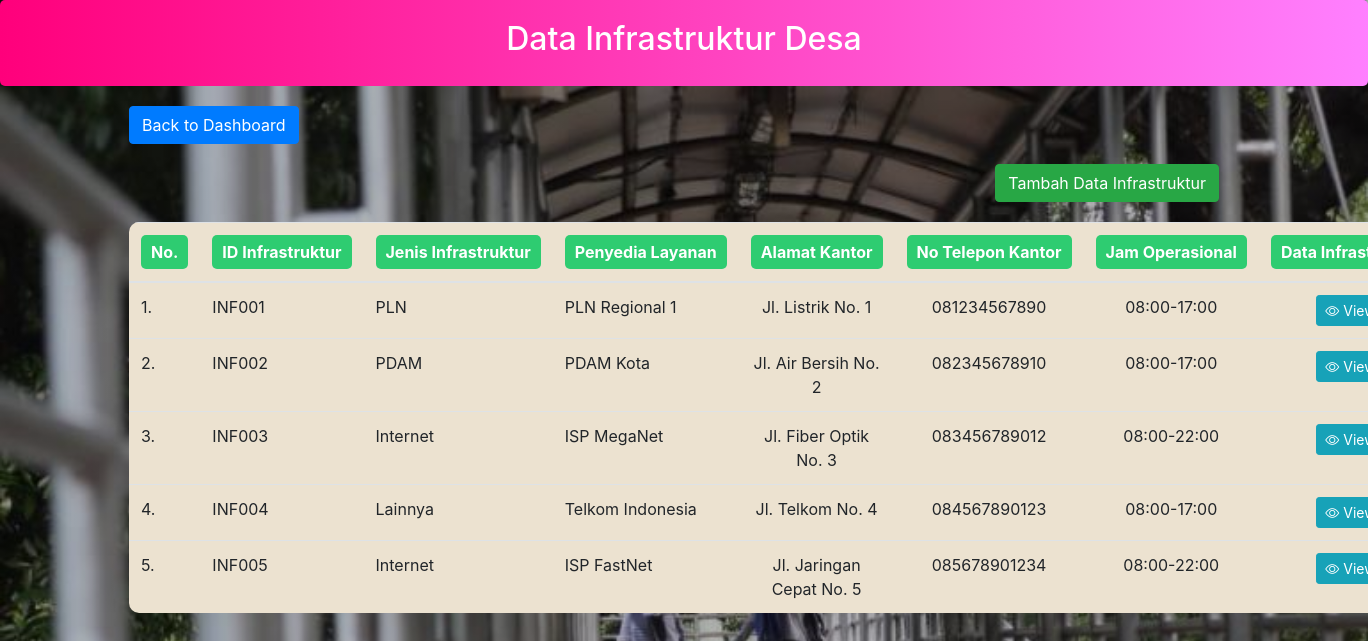
/LDinfra/infrastruktur/index.php, run on the app's committed database.
### tables this page shows
CREATE TABLE `infrastruktur` (
  `id_infrastruktur` varchar(20) NOT NULL,
  `jenis_infrastruktur` enum('PLN','PDAM','Internet','Lainnya') DEFAULT NULL,
  `penyedia_layanan` varchar(100) DEFAULT NULL,
  `alamat_kantor` text DEFAULT NULL,
  `no_telepon_kantor` varchar(15) DEFAULT NULL,
  `jam_operasional` varchar(50) DEFAULT NULL
);

### LDinfra/infrastruktur/index.php (the view, shortened to what this page needs)
<!DOCTYPE html>
<html>
<head>
    <link rel="stylesheet" href="../../bootstrap/css/bootstrap.min.css">
    <link rel="stylesheet" href="https://cdn.jsdelivr.net/npm/bootstrap-icons@1.9.1/font/bootstrap-icons.css">
</head>
<body>
    <div class="header-gradient">
        <h2>Data Infrastruktur Desa</h2>
    </div>
    <div class="container">
        <div class="back-btn">
                    <a href="../dashboard.php" class="btn btn-primary">Back to Dashboard</a>
                </div>
        <button
            type="button"
            class="btn btn-success float-right"
            style="margin: 20px"
            onclick="location.href='create.php'"
        >
            Tambah Data Infrastruktur
        </button>
        <?php
        require 'koneksi.php';
        $sort_column = isset($_GET['sort_column']) ? $_GET['sort_column'] : 'id_infrastruktur';
        $sort_order = isset($_GET['sort_order']) ? $_GET['sort_order'] : 'ASC';
        $new_sort_order = ($sort_order == 'ASC') ? 'DESC' : 'ASC';
        $query = "SELECT * FROM infrastruktur ORDER BY $sort_column $sort_order";
        $hasil = mysqli_query($conn, $query);
        ?>
        <table class="table table-hover">
            <thead>
                <tr>
                    <th scope="col" style="color: white;">
                        <a class="judultabel">No.</a>
                    </th>
                    <th scope="col">
                        <a href="?sort_column=id_infrastruktur&sort_order=<?php echo $new_sort_order; ?>" class="sort-link">ID Infrastruktur</a>
                    </th>
                    <th scope="col">
                        <a href="?sort_column=jenis_infrastruktur&sort_order=<?php echo $new_sort_order; ?>" class="sort-link">Jenis Infrastruktur</a>
                    </th>
                    <th scope="col" style="text-align: center;">
                        <a href="?sort_column=penyedia_layanan&sort_order=<?php echo $new_sort_order; ?>" class="sort-link">Penyedia Layanan</a>
                    </th>
                    <th scope="col" style="text-align: center;">
                        <a href="?sort_column=alamat_kantor&sort_order=<?php echo $new_sort_order; ?>" class="sort-link">Alamat Kantor</a>
                    </th>
                    <th scope="col" style="text-align: center;">
                        <a href="?sort_column=no_telepon_kantor&sort_order=<?php echo $new_sort_order; ?>" class="sort-link">No Telepon Kantor</a>
                    </th>
                    <th scope="col" style="text-align: center;">
                        <a href="?sort_column=jam_operasional&sort_order=<?php echo $new_sort_order; ?>" class="sort-link">Jam Operasional</a>
                    </th>
                    <th scope="col" style="text-align: center; color: white;">
                        <a class="judultabel">Data Infrastruktur</a>
                    </th>
                </tr>
            </thead>
            <tbody>
                <?php
                $no = 1;
                while ($data = mysqli_fetch_array($hasil)) {
                    echo "<tr>";
                    echo "<td>" . $no . ".</td>";
                    echo "<td>" . $data['id_infrastruktur'] . "</td>";
                    echo "<td>" . $data['jenis_infrastruktur'] . "</td>";
                    echo "<td>" . $data['penyedia_layanan'] . "</td>";
                    echo "<td style='text-align: center;'>" . $data['alamat_kantor'] . "</td>";
                    echo "<td style='text-align: center;'>" . $data['no_telepon_kantor'] . "</td>";
                    echo "<td style='text-align: center;'>" . $data['jam_operasional'] . "</td>";
                    echo "<td style='text-align: center;'>
                            <a href='view.php?id_infrastruktur=" . $data['id_infrastruktur'] . "' class='btn btn-info btn-sm' title='view'>
                                <i class='bi bi-eye'></i> View
                            </a>
                          </td>";
                    echo "</tr>";
                    $no++;
                }
                ?>
            </tbody>
        </table>
    </div>
</body>
</html>

### LDinfra/infrastruktur/index.php (style rules this page uses)
body { background: linear-gradient(rgba(0, 0, 0, 0.3), rgba(0, 0, 0, 0.3)), url('../images/infra.jpg'); background-size: cover; background-position: center; background-attachment: fixed; color: white; height: 100vh; margin: 0; display: flex; flex-direction: column; }
.header-gradient { background: linear-gradient(90deg, #ff007b, #ff80ff); color: white; padding: 20px; margin-bottom: 20px; border-radius: 5px; text-align: center; }
table { background-color: #ECE2D0; border-collapse: collapse; border-radius: 10px; overflow: hidden; }
.judultabel { color: white; background-color: #2ecc71; padding: 5px 10px; border-radius: 5px; text-decoration: none; display: inline-block; text-align: center; }
.sort-link { color: white; background-color: #2ecc71; padding: 5px 10px; border-radius: 5px; text-decoration: none; display: inline-block; text-align: center; }
th { white-space: nowrap; text-overflow: ellipsis; overflow: hidden; }

### data on the page
infrastruktur: id_infrastruktur "INF001", jenis_infrastruktur "PLN", penyedia_layanan "PLN Regional 1", alamat_kantor "Jl. Listrik No. 1", no_telepon_kantor "081234567890", jam_operasional "08:00-17:00"
infrastruktur: id_infrastruktur "INF002", jenis_infrastruktur "PDAM", penyedia_layanan "PDAM Kota", alamat_kantor "Jl. Air Bersih No. 2", no_telepon_kantor "082345678910", jam_operasional "08:00-17:00"
infrastruktur: id_infrastruktur "INF003", jenis_infrastruktur "Internet", penyedia_layanan "ISP MegaNet", alamat_kantor "Jl. Fiber Optik No. 3", no_telepon_kantor "083456789012", jam_operasional "08:00-22:00"
infrastruktur: id_infrastruktur "INF004", jenis_infrastruktur "Lainnya", penyedia_layanan "Telkom Indonesia", alamat_kantor "Jl. Telkom No. 4", no_telepon_kantor "084567890123", jam_operasional "08:00-17:00"
infrastruktur: id_infrastruktur "INF005", jenis_infrastruktur "Internet", penyedia_layanan "ISP FastNet", alamat_kantor "Jl. Jaringan Cepat No. 5", no_telepon_kantor "085678901234", jam_operasional "08:00-22:00"
